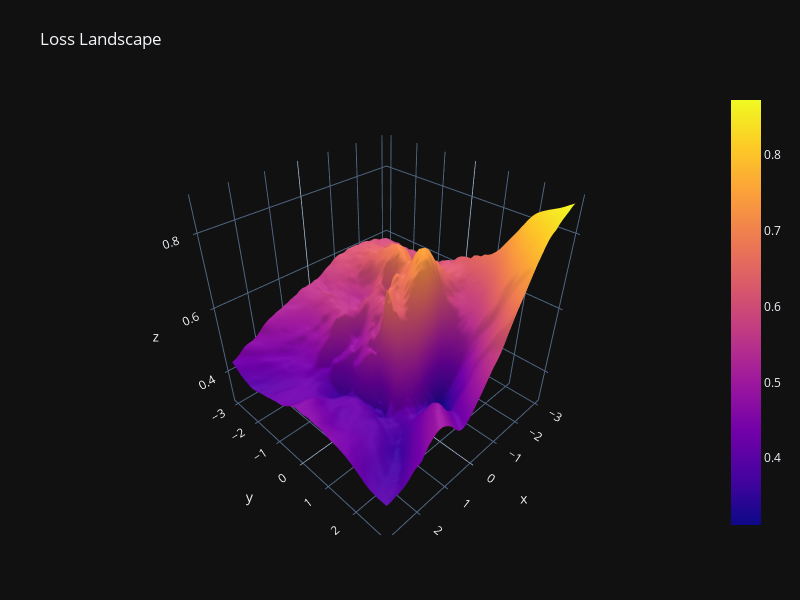

Notebook code for this chart:
### Code cell
import plotly.graph_objects as go
fig = go.Figure(data=[go.Surface(x=grid[1], y=grid[0], z=loss)])

fig.update_layout(title='Loss Landscape', autosize=False,
                  width=800, height=600,
                  margin=dict(l=65, r=50, b=65, t=90))

fig.show()

### Figure 1 — Plotly figure (JSON) as saved in the notebook; plotly's stock layout.template omitted (floating-point values rounded to 4 significant figures; data arrays with more than 128 entries replaced by an {"elided": "..."} marker saying what was removed)
{"data": [{"x": {"elided": "55x55 float values"}, "y": {"elided": "55x55 float values"}, "z": {"elided": "55x55 float values"}, "type": "surface"}], "layout": {"margin": {"l": 65, "r": 50, "b": 65, "t": 90}, "title": {"text": "Loss Landscape"}, "autosize": false, "width": 800, "height": 600}}
